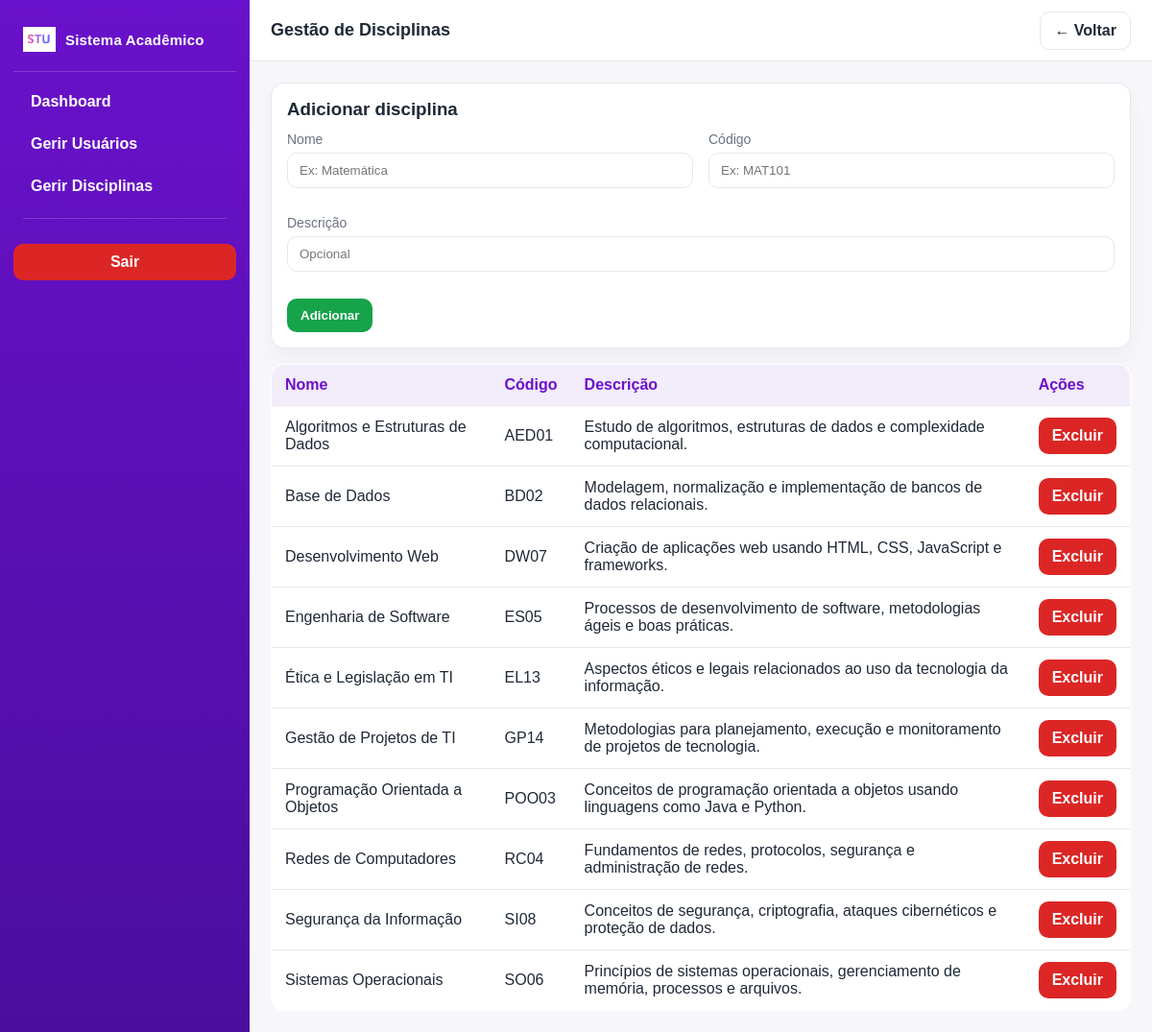
The app's page /pages/admin/disciplinas.php (signed in) with its own data.
### tables this page shows
CREATE TABLE disciplinas (
    id_disciplina INT AUTO_INCREMENT,
    nome VARCHAR(50) NOT NULL,
    codigo VARCHAR(5) NOT NULL,
    descricao TEXT,
    
    PRIMARY KEY (id_disciplina)
);

### pages/admin/disciplinas.php (the view, shortened to what this page needs)
<?php
require_once '../../config/conexao.php';
$disciplinas = mysqli_query($conn, "
    SELECT * FROM disciplinas
    ORDER BY nome ASC
");
?>
<!DOCTYPE html>
<html lang="pt">
<head>
    <link rel="stylesheet" href="../../css/app.css">
</head>
<body>
<div class="app">
    <aside class="sidebar">
        <div class="brand">
            <img src="../../img/logo.png" alt="Logo">
            <strong>Sistema Acadêmico</strong>
        </div>
        <nav class="nav">
            <a href="dashboard_admin.php">Dashboard</a>
            <a href="usuarios.php">Gerir Usuários</a>
            <a href="disciplinas.php">Gerir Disciplinas</a>
        </nav>
        <div class="divider"></div>
        <a class="btn btn-danger logout" href="../../controllers/logout.php">Sair</a>
    </aside>
    <header class="topbar">
        <h1>Gestão de Disciplinas</h1>
        <div class="actions">
            <a class="btn btn-ghost" href="dashboard_admin.php">← Voltar</a>
        </div>
    </header>
    <main class="main">
        <div class="card" style="margin-bottom: 16px;">
            <div class="card-body">
                <h3 style="margin: 0 0 12px;">Adicionar disciplina</h3>
                <form method="POST" action="../../controllers/adicionar_disciplina.php" class="grid-2">
                    <div class="field">
                        <label>Nome</label>
                        <input type="text" name="nome" placeholder="Ex: Matemática" required>
                    </div>
                    <div class="field">
                        <label>Código</label>
                        <input type="text" name="codigo" placeholder="Ex: MAT101" required>
                    </div>
                    <div class="field" style="grid-column: 1 / -1;">
                        <label>Descrição</label>
                        <input type="text" name="descricao" placeholder="Opcional">
                    </div>
                    <div style="grid-column: 1 / -1;">
                        <button class="btn btn-success" type="submit">Adicionar</button>
                    </div>
                </form>
            </div>
        </div>
        <table class="table">
            <thead>
                <tr>
                    <th>Nome</th>
                    <th>Código</th>
                    <th>Descrição</th>
                    <th>Ações</th>
                </tr>
            </thead>
            <tbody>
                <?php while ($d = mysqli_fetch_assoc($disciplinas)): ?>
                <tr>
                    <td><?= $d['nome']; ?></td>
                    <td><?= $d['codigo']; ?></td>
                    <td><?= $d['descricao']; ?></td>
                    <td>
                        <a class="btn btn-danger"
                           href="../../controllers/excluir_disciplina.php?id=<?= $d['id_disciplina']; ?>"
                           onclick="return confirm('Excluir disciplina?');">
                           Excluir
                        </a>
                    </td>
                </tr>
                <?php endwhile; ?>
            </tbody>
        </table>
    </main>
</div>
</body>
</html>

### css/app.css (style rules this page uses)
:root { --bg: #f7f7fb; --surface: #ffffff; --surface-2: #f1f1f7; --text: #1f2937; --muted: #6b7280; --border: #e5e7eb; --primary: #6a11cb; --primary-2: #4a0e9e; --danger: #dc2626; --success: #16a34a; --info: #2563eb; }
* { box-sizing: border-box; }
html, body { height: 100%; }
body { margin: 0; font-family: Arial, Helvetica, sans-serif; background: var(--bg); color: var(--text); }
.app { height: 100vh; display: grid; grid-template-columns: 260px 1fr; grid-template-rows: 64px 1fr; }
.sidebar { grid-row: 1 / 3; background: linear-gradient(180deg, var(--primary), var(--primary-2)); color: #fff; padding: 18px 14px; overflow: auto; }
.brand { display: flex; align-items: center; gap: 10px; padding: 6px 10px 16px; border-bottom: 1px solid rgba(255, 255, 255, 0.18); margin-bottom: 12px; }
.brand img { width: 34px; height: 34px; object-fit: contain; }
.brand strong { font-size: 15px; letter-spacing: 0.2px; }
.nav a { display: block; text-decoration: none; color: #fff; padding: 10px 12px; border-radius: 10px; font-weight: 600; margin: 6px 6px; transition: 0.15s ease-in-out; }
.sidebar .divider { height: 1px; background: rgba(255, 255, 255, 0.18); margin: 14px 10px; }
.topbar { grid-column: 2; background: var(--surface); border-bottom: 1px solid var(--border); display: flex; align-items: center; justify-content: space-between; padding: 0 22px; }
.topbar h1 { margin: 0; font-size: 18px; }
.topbar .actions { display: flex; align-items: center; gap: 12px; }
.main { grid-column: 2; padding: 22px; overflow: auto; }
.card { background: var(--surface); border: 1px solid var(--border); border-radius: 14px; box-shadow: 0 10px 20px rgba(0, 0, 0, 0.04); }
.card .card-body { padding: 16px; }
.grid-2 { display: grid; grid-template-columns: 1fr 1fr; gap: 16px; align-items: start; }
.btn { display: inline-flex; align-items: center; justify-content: center; gap: 8px; border: none; border-radius: 10px; padding: 10px 14px; font-weight: 700; text-decoration: none; cursor: pointer; transition: 0.15s ease-in-out; }
.btn-danger { background: var(--danger); color: #fff; }
.btn-success { background: var(--success); color: #fff; }
.btn-ghost { background: transparent; border: 1px solid var(--border); color: var(--text); }
.field { display: grid; gap: 6px; margin-bottom: 12px; }
.field label { font-size: 14px; color: var(--muted); }
input[type="text"], input[type="number"], select { width: 100%; padding: 10px 12px; border-radius: 10px; border: 1px solid var(--border); outline: none; background: #fff; }
.table { width: 100%; border-collapse: collapse; background: var(--surface); border: 1px solid var(--border); border-radius: 14px; overflow: hidden; }
.table th, .table td { padding: 12px 14px; border-bottom: 1px solid var(--border); text-align: left; }
.table th { background: rgba(106, 17, 203, 0.08); color: var(--primary); font-weight: 800; }
.logout { width: 100%; margin-top: 12px; }

### records on screen
disciplinas: nome "Algoritmos e Estruturas de Dados", codigo "AED01", descricao "Estudo de algoritmos, estruturas de dados e complexidade computacional."
disciplinas: nome "Base de Dados", codigo "BD02", descricao "Modelagem, normalização e implementação de bancos de dados relacionais."
disciplinas: nome "Desenvolvimento Web", codigo "DW07", descricao "Criação de aplicações web usando HTML, CSS, JavaScript e frameworks."
disciplinas: nome "Engenharia de Software", codigo "ES05", descricao "Processos de desenvolvimento de software, metodologias ágeis e boas práticas."
disciplinas: nome "Ética e Legislação em TI", codigo "EL13", descricao "Aspectos éticos e legais relacionados ao uso da tecnologia da informação."
disciplinas: nome "Gestão de Projetos de TI", codigo "GP14", descricao "Metodologias para planejamento, execução e monitoramento de projetos de tecnologia."
disciplinas: nome "Programação Orientada a Objetos", codigo "POO03", descricao "Conceitos de programação orientada a objetos usando linguagens como Java e Python."
disciplinas: nome "Redes de Computadores", codigo "RC04", descricao "Fundamentos de redes, protocolos, segurança e administração de redes."
disciplinas: nome "Segurança da Informação", codigo "SI08", descricao "Conceitos de segurança, criptografia, ataques cibernéticos e proteção de dados."
disciplinas: nome "Sistemas Operacionais", codigo "SO06", descricao "Princípios de sistemas operacionais, gerenciamento de memória, processos e arquivos."
